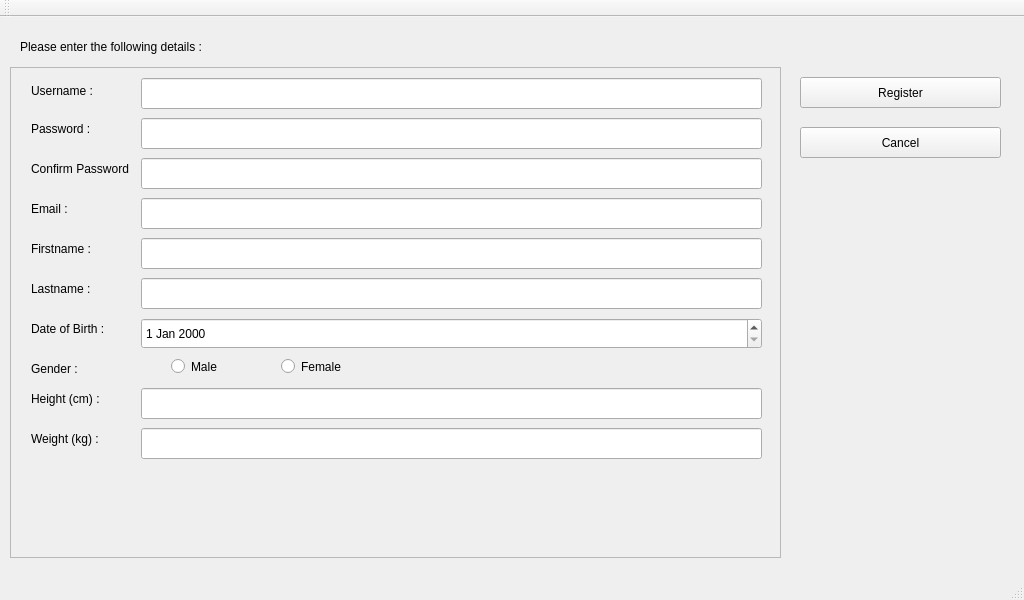
<?xml version="1.0" encoding="UTF-8"?>
<ui version="4.0">
 <class>userRegister</class>
 <widget class="QMainWindow" name="userRegister">
  <property name="geometry">
   <rect>
    <x>0</x>
    <y>0</y>
    <width>1024</width>
    <height>600</height>
   </rect>
  </property>
  <property name="windowTitle">
   <string>smartScaleGUI</string>
  </property>
  <widget class="QWidget" name="centralWidget">
   <widget class="QPushButton" name="btnCancel">
    <property name="geometry">
     <rect>
      <x>800</x>
      <y>110</y>
      <width>201</width>
      <height>31</height>
     </rect>
    </property>
    <property name="text">
     <string>Cancel</string>
    </property>
   </widget>
   <widget class="QPushButton" name="btnRegister">
    <property name="geometry">
     <rect>
      <x>800</x>
      <y>60</y>
      <width>201</width>
      <height>31</height>
     </rect>
    </property>
    <property name="text">
     <string>Register</string>
    </property>
   </widget>
   <widget class="QLabel" name="lblStatus">
    <property name="geometry">
     <rect>
      <x>20</x>
      <y>10</y>
      <width>991</width>
      <height>41</height>
     </rect>
    </property>
    <property name="text">
     <string>&lt;html&gt;&lt;head/&gt;&lt;body&gt;&lt;p&gt;Please enter the following details :&lt;/p&gt;&lt;/body&gt;&lt;/html&gt;</string>
    </property>
   </widget>
   <widget class="QScrollArea" name="scrollArea">
    <property name="geometry">
     <rect>
      <x>10</x>
      <y>50</y>
      <width>771</width>
      <height>491</height>
     </rect>
    </property>
    <property name="widgetResizable">
     <bool>true</bool>
    </property>
    <widget class="QWidget" name="scrollAreaWidgetContents">
     <property name="geometry">
      <rect>
       <x>0</x>
       <y>0</y>
       <width>769</width>
       <height>489</height>
      </rect>
     </property>
     <widget class="QLabel" name="lblConfirmPassword">
      <property name="geometry">
       <rect>
        <x>20</x>
        <y>90</y>
        <width>101</width>
        <height>21</height>
       </rect>
      </property>
      <property name="text">
       <string>Confirm Password :</string>
      </property>
     </widget>
     <widget class="QDateEdit" name="datDoB">
      <property name="geometry">
       <rect>
        <x>130</x>
        <y>250</y>
        <width>621</width>
        <height>31</height>
       </rect>
      </property>
      <property name="focusPolicy">
       <enum>Qt::WheelFocus</enum>
      </property>
     </widget>
     <widget class="QLabel" name="lblFirstname">
      <property name="geometry">
       <rect>
        <x>20</x>
        <y>170</y>
        <width>81</width>
        <height>21</height>
       </rect>
      </property>
      <property name="text">
       <string>Firstname :</string>
      </property>
     </widget>
     <widget class="QLabel" name="lblLastname">
      <property name="geometry">
       <rect>
        <x>20</x>
        <y>210</y>
        <width>81</width>
        <height>21</height>
       </rect>
      </property>
      <property name="text">
       <string>Lastname :</string>
      </property>
     </widget>
     <widget class="QRadioButton" name="rbnMale">
      <property name="geometry">
       <rect>
        <x>160</x>
        <y>290</y>
        <width>82</width>
        <height>17</height>
       </rect>
      </property>
      <property name="text">
       <string>Male</string>
      </property>
     </widget>
     <widget class="QLabel" name="lblEmail">
      <property name="geometry">
       <rect>
        <x>20</x>
        <y>130</y>
        <width>81</width>
        <height>21</height>
       </rect>
      </property>
      <property name="text">
       <string>Email :</string>
      </property>
     </widget>
     <widget class="QLabel" name="lblDoB">
      <property name="geometry">
       <rect>
        <x>20</x>
        <y>250</y>
        <width>81</width>
        <height>21</height>
       </rect>
      </property>
      <property name="text">
       <string>Date of Birth :</string>
      </property>
     </widget>
     <widget class="QLabel" name="lblPassword">
      <property name="geometry">
       <rect>
        <x>20</x>
        <y>50</y>
        <width>81</width>
        <height>21</height>
       </rect>
      </property>
      <property name="text">
       <string>Password :</string>
      </property>
     </widget>
     <widget class="QLabel" name="lblGender">
      <property name="geometry">
       <rect>
        <x>20</x>
        <y>290</y>
        <width>81</width>
        <height>21</height>
       </rect>
      </property>
      <property name="text">
       <string>Gender :</string>
      </property>
     </widget>
     <widget class="QLabel" name="lblUsername">
      <property name="geometry">
       <rect>
        <x>20</x>
        <y>12</y>
        <width>71</width>
        <height>21</height>
       </rect>
      </property>
      <property name="text">
       <string>Username :</string>
      </property>
     </widget>
     <widget class="QLabel" name="lblWeight">
      <property name="geometry">
       <rect>
        <x>20</x>
        <y>360</y>
        <width>81</width>
        <height>21</height>
       </rect>
      </property>
      <property name="text">
       <string>Weight (kg) :</string>
      </property>
     </widget>
     <widget class="QRadioButton" name="rbnFemale">
      <property name="geometry">
       <rect>
        <x>270</x>
        <y>290</y>
        <width>82</width>
        <height>17</height>
       </rect>
      </property>
      <property name="text">
       <string>Female</string>
      </property>
     </widget>
     <widget class="QLabel" name="lblHeight">
      <property name="geometry">
       <rect>
        <x>20</x>
        <y>320</y>
        <width>81</width>
        <height>21</height>
       </rect>
      </property>
      <property name="text">
       <string>Height (cm) :</string>
      </property>
     </widget>
     <widget class="QLineEdit" name="txtUsername">
      <property name="geometry">
       <rect>
        <x>130</x>
        <y>10</y>
        <width>621</width>
        <height>31</height>
       </rect>
      </property>
     </widget>
     <widget class="QLineEdit" name="txtPassword">
      <property name="geometry">
       <rect>
        <x>130</x>
        <y>50</y>
        <width>621</width>
        <height>31</height>
       </rect>
      </property>
      <property name="echoMode">
       <enum>QLineEdit::Password</enum>
      </property>
     </widget>
     <widget class="QLineEdit" name="txtConfirmPassword">
      <property name="geometry">
       <rect>
        <x>130</x>
        <y>90</y>
        <width>621</width>
        <height>31</height>
       </rect>
      </property>
      <property name="echoMode">
       <enum>QLineEdit::Password</enum>
      </property>
     </widget>
     <widget class="QLineEdit" name="txtEmail">
      <property name="geometry">
       <rect>
        <x>130</x>
        <y>130</y>
        <width>621</width>
        <height>31</height>
       </rect>
      </property>
     </widget>
     <widget class="QLineEdit" name="txtFirstname">
      <property name="geometry">
       <rect>
        <x>130</x>
        <y>170</y>
        <width>621</width>
        <height>31</height>
       </rect>
      </property>
     </widget>
     <widget class="QLineEdit" name="txtLastname">
      <property name="geometry">
       <rect>
        <x>130</x>
        <y>210</y>
        <width>621</width>
        <height>31</height>
       </rect>
      </property>
     </widget>
     <widget class="QLineEdit" name="txtHeight">
      <property name="geometry">
       <rect>
        <x>130</x>
        <y>320</y>
        <width>621</width>
        <height>31</height>
       </rect>
      </property>
     </widget>
     <widget class="QLineEdit" name="txtWeight">
      <property name="geometry">
       <rect>
        <x>130</x>
        <y>360</y>
        <width>621</width>
        <height>31</height>
       </rect>
      </property>
     </widget>
    </widget>
   </widget>
  </widget>
  <widget class="QMenuBar" name="menuBar">
   <property name="geometry">
    <rect>
     <x>0</x>
     <y>0</y>
     <width>1024</width>
     <height>21</height>
    </rect>
   </property>
  </widget>
  <widget class="QToolBar" name="mainToolBar">
   <attribute name="toolBarArea">
    <enum>TopToolBarArea</enum>
   </attribute>
   <attribute name="toolBarBreak">
    <bool>false</bool>
   </attribute>
  </widget>
  <widget class="QStatusBar" name="statusBar"/>
 </widget>
 <layoutdefault spacing="6" margin="11"/>
 <resources/>
 <connections/>
</ui>
